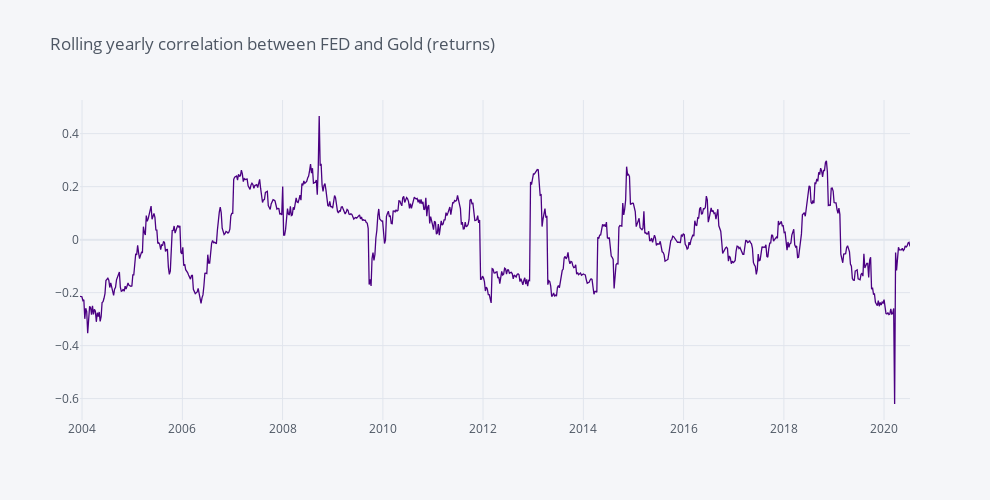

This figure's notebook cell:
### Code cell
returns['FED'].rolling(52).corr(returns['Gold']).dropna().iplot(dimensions=pa.dimensions, color='indigo', title='Rolling yearly correlation between FED and Gold (returns)')

### Figure 1 — Plotly figure (JSON) as saved in the notebook; plotly's stock layout.template omitted (floating-point values rounded to 4 significant figures; data arrays with more than 128 entries replaced by an {"elided": "..."} marker saying what was removed)
{"data": [{"line": {"color": "rgba(75, 0, 130, 1.0)", "dash": "solid", "shape": "linear", "width": 1.3}, "mode": "lines", "name": "None", "text": "", "type": "scatter", "x": {"elided": "865 str values"}, "y": {"elided": "865 float values"}}], "layout": {"height": 500, "legend": {"bgcolor": "#F5F6F9", "font": {"color": "#4D5663"}}, "paper_bgcolor": "#F5F6F9", "plot_bgcolor": "#F5F6F9", "title": {"font": {"color": "#4D5663"}, "text": "Rolling yearly correlation between FED and Gold (returns)"}, "width": 990, "xaxis": {"autorange": true, "gridcolor": "#E1E5ED", "range": ["2003-12-17", "2020-07-08"], "showgrid": true, "tickfont": {"color": "#4D5663"}, "title": {"font": {"color": "#4D5663"}, "text": ""}, "type": "date", "zerolinecolor": "#E1E5ED"}, "yaxis": {"autorange": true, "gridcolor": "#E1E5ED", "range": [-0.6808, 0.527], "showgrid": true, "tickfont": {"color": "#4D5663"}, "title": {"font": {"color": "#4D5663"}, "text": ""}, "type": "linear", "zerolinecolor": "#E1E5ED"}}}
